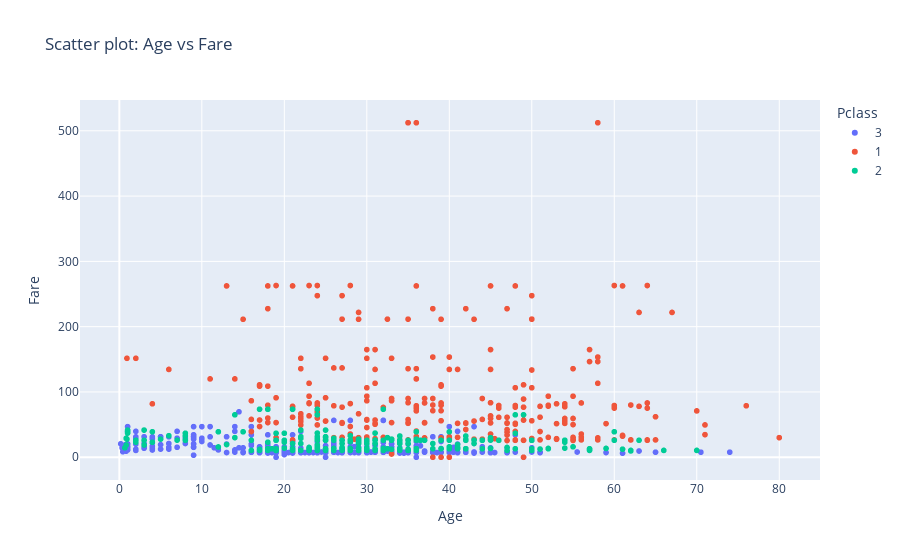

Here is the notebook cell this chart was saved with:
### Markdown cell above
### Scatter plot

### Code cell
fig1 = px.scatter(titanic_data, x='Age', y='Fare', color='Pclass', title="Scatter plot: Age vs Fare")
fig1.show()

### Figure 1 — Plotly figure (JSON) as saved in the notebook; plotly's stock layout.template omitted (floating-point values rounded to 4 significant figures; data arrays with more than 128 entries replaced by an {"elided": "..."} marker saying what was removed)
{"data": [{"hovertemplate": "Pclass=3<br>Age=%{x}<br>Fare=%{y}<extra></extra>", "legendgroup": "3", "marker": {"color": "#636efa", "symbol": "circle"}, "mode": "markers", "name": "3", "showlegend": true, "type": "scattergl", "x": {"elided": "709 float values"}, "xaxis": "x", "y": {"elided": "709 float values"}, "yaxis": "y"}, {"hovertemplate": "Pclass=1<br>Age=%{x}<br>Fare=%{y}<extra></extra>", "legendgroup": "1", "marker": {"color": "#EF553B", "symbol": "circle"}, "mode": "markers", "name": "1", "showlegend": true, "type": "scattergl", "x": {"elided": "323 float values"}, "xaxis": "x", "y": {"elided": "323 float values"}, "yaxis": "y"}, {"hovertemplate": "Pclass=2<br>Age=%{x}<br>Fare=%{y}<extra></extra>", "legendgroup": "2", "marker": {"color": "#00cc96", "symbol": "circle"}, "mode": "markers", "name": "2", "showlegend": true, "type": "scattergl", "x": {"elided": "277 float values"}, "xaxis": "x", "y": {"elided": "277 float values"}, "yaxis": "y"}], "layout": {"legend": {"title": {"text": "Pclass"}, "tracegroupgap": 0}, "title": {"text": "Scatter plot: Age vs Fare"}, "xaxis": {"anchor": "y", "domain": [0, 1], "title": {"text": "Age"}}, "yaxis": {"anchor": "x", "domain": [0, 1], "title": {"text": "Fare"}}}}
